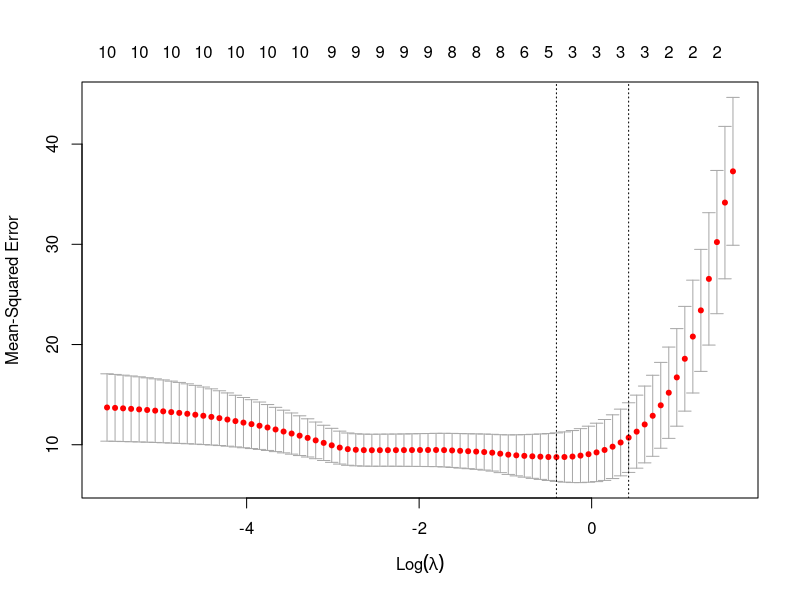

Reproduce this figure in R.
## ---- chunk 1
knitr::opts_chunk$set(echo = FALSE)

library(glmnet)
## ---- chunk 2
x <- model.matrix(mpg ~ ., mtcars)[, -1]
y <- mtcars$mpg

model <- cv.glmnet(x, y, alpha = 1)
plot(model)
## ---- chunk 3
best_lambda <- model$lambda.min

grid <- 10^seq(10, -2, length = 100)

out <- glmnet(x, y, alpha = 1, lambda = grid)

coefficients <- predict(out, type = "coefficients", s = best_lambda)
coefficients
## ---- chunk 4
cor(mtcars[, -1])
